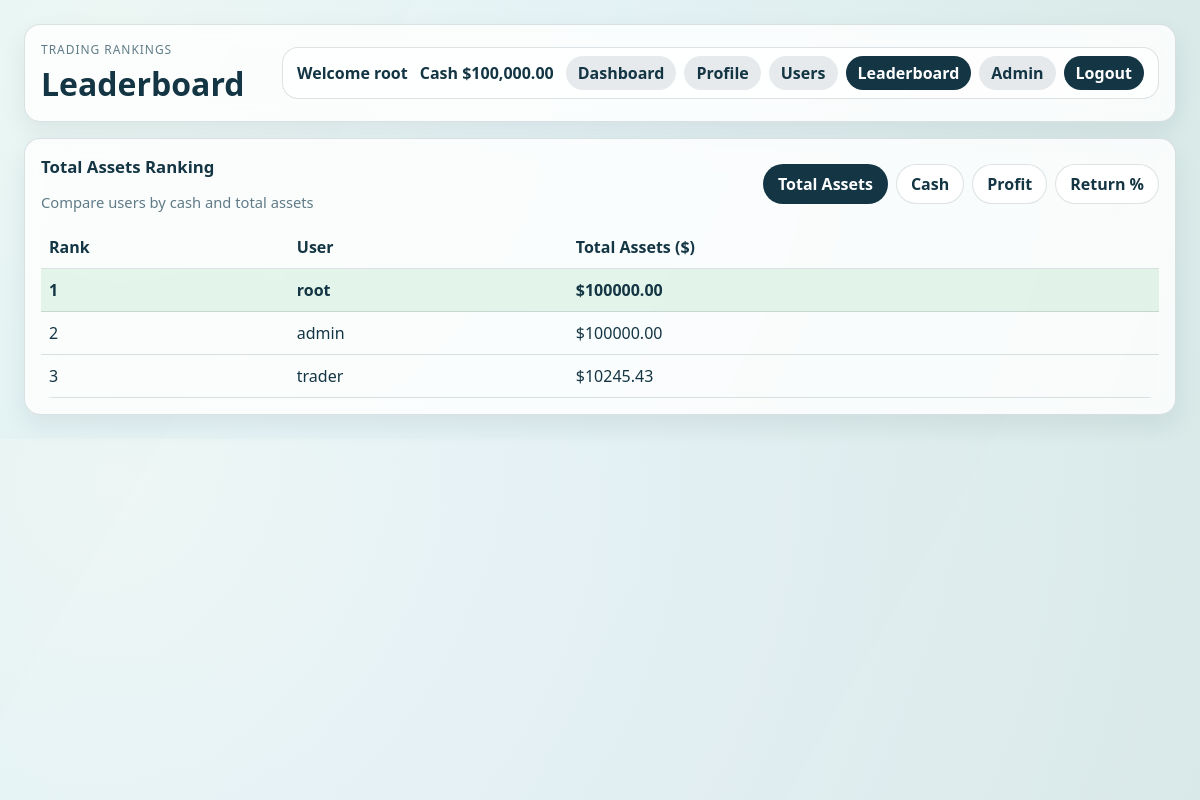
/leaderboard?type=assets (signed in), run on the app's committed database.
### models.py (models this page shows, shortened)
class User(UserMixin, db.Model):
    id = db.Column(db.Integer, primary_key=True)
    username = db.Column(db.String(30), unique=True, nullable=False)
    email = db.Column(db.String(120), unique=True, nullable=False)
    password_hash = db.Column(db.String(255), nullable=False)
    is_admin = db.Column(db.Boolean, nullable=False, default=False)
    cash = db.Column(db.Numeric(12, 2), nullable=False, default=Decimal("10000.00"))
    bio = db.Column(db.String(200), nullable=True, default="")
    avatar_url = db.Column(db.String(500), nullable=True, default="")
    hide_holdings = db.Column(db.Boolean, nullable=False, default=False)
    created_at = db.Column(db.DateTime, nullable=False, default=datetime.utcnow)
    holdings = db.relationship("StockHolding", back_populates="user", cascade="all, delete-orphan")
    transactions = db.relationship("StockTransaction", back_populates="user", cascade="all, delete-orphan")

### app.py (the view)
@app.route("/leaderboard")
@login_required
def leaderboard():
    ranking_type = request.args.get("type", "cash")
    context = get_leaderboard_context(ranking_type, current_user.username)
    return render_template("leaderboard.html", **context)

### app.py (called while the page is built)
@login_manager.user_loader
def load_user(user_id):
    return User.query.get(int(user_id))

### leaderboard.py (called while the page is built)
def calculate_user_metrics(user):
    portfolio = build_portfolio(user.id)
    cash = float(portfolio.get("cash", user.cash))
    total_assets = float(portfolio.get("totalAssets", cash))
    total_profit = float(portfolio.get("totalProfit", 0.0))
    return_percent = (total_assets - INITIAL_CASH) / INITIAL_CASH * 100
    return {
        "username": user.username,
        "email": user.email,
        "cash": cash,
        "total_assets": total_assets,
        "total_profit": total_profit,
        "returnPercent": return_percent
    }

def get_ranking_value(user_data, ranking_type):
    if ranking_type == "assets":
        return user_data["total_assets"]
    elif ranking_type == "profit":
        return user_data["total_profit"]
    elif ranking_type == "return":
        return user_data["returnPercent"]
    else:
        return user_data["cash"]

### stock_simulator.py (called while the page is built)
def get_latest_price(stock_id):
    return (
        StockPrice.query
        .filter_by(stock_id=stock_id)
        .order_by(StockPrice.recorded_at.desc(), StockPrice.id.desc())
        .first()
    )

### trading_service.py (called while the page is built)
def money(value):
    return Decimal(value).quantize(Decimal("0.01"))

def get_current_stock_price(stock_id):
    latest_price = get_latest_price(stock_id)
    if not latest_price:
        return None
    return money(latest_price.price)

### templates/leaderboard.html (shortened to what this page needs)
<!DOCTYPE html>
<html lang="en">
<head>
    <link rel="stylesheet" href="{{ url_for('static', filename='css/dashboard.css') }}">
</head>
<body>
    <div class="dashboard-bg"></div>
    <main class="dashboard">
        <header class="page-header panel">
            <div>
                <p class="kicker">Trading Rankings</p>
                <h1>Leaderboard</h1>
            </div>
            {% include "_main_nav.html" %}
        </header>
        <section class="panel full-span">
            <div class="section-head">
                <div>
                    <h2>{{ title }}</h2>
                    <p class="muted-text">Compare users by cash and total assets</p>
                </div>
                <div class="ranking-tabs">
                    <a href="{{ url_for('leaderboard', type='assets') }}"
                        class="ranking-tab {% if ranking_type == 'assets' %}active{% endif %}">
                        Total Assets
                    </a>
                    <a href="{{ url_for('leaderboard', type='cash') }}"
                        class="ranking-tab {% if ranking_type == 'cash' %}active{% endif %}">
                        Cash
                    </a>
                    <a href="{{ url_for('leaderboard', type='profit') }}"
                        class="ranking-tab {% if ranking_type == 'profit' %}active{% endif %}">
                        Profit
                    </a>
                    <a href="{{ url_for('leaderboard', type='return') }}"
                        class="ranking-tab {% if ranking_type == 'return' %}active{% endif %}">
                        Return %
                    </a>
                </div>
            </div>
            <div class="table-wrap">
                <table>
                    <thead>
                        <tr>
                            <th>Rank</th>
                            <th>User</th>
                            <th>{{ value_label }} ($)</th>
                        </tr>
                    </thead>
                    <tbody>
                        {% if users %}
                            {% for user in users %}
                            <tr class="{% if current_user.is_authenticated and user.username == current_username %}current-user{% endif %}">
                                <td>
                                    {% if loop.index == 1 %}
                                        1
                                    {% elif loop.index == 2 %}
                                        2
                                    {% elif loop.index == 3 %}
                                        3
                                    {% else %}
                                        {{ loop.index }}
                                    {% endif %}
                                </td>
                                <td>{{ user.username }}</td>
                                <td>
                                    {% if ranking_type == "return" %}
                                        {{ "%.2f"|format(user.ranking_value) }}%
                                    {% else %}
                                        ${{ "%.2f"|format(user.ranking_value) }}
                                    {% endif %}
                                </td>
                            </tr>
                            {% endfor %}
                        {% else %}
                            <tr>
                                <td colspan="3">No users available.</td>
                            </tr>
                        {% endif %}
                    </tbody>
                </table>
            </div>
        </section>
    </main>
</body>
</html>

### templates/_main_nav.html
<div class="header-actions">
    <div class="user-panel">
        <div class="user-summary">
            <p class="welcome-text">Welcome {{ current_user.username }}</p>
            <p class="welcome-text">Cash <span id="accountCash">${{ "{:,.2f}".format(current_user.cash|float) }}</span></p>
        </div>
        <nav class="user-links" aria-label="Main navigation">
            <a class="action-link secondary {% if request.endpoint == 'dashboard' %}active{% endif %}" href="{{ url_for('dashboard') }}">Dashboard</a>
            <a class="action-link secondary {% if request.endpoint == 'profile' %}active{% endif %}" href="{{ url_for('profile') }}">Profile</a>
            <a class="action-link secondary {% if request.endpoint == 'users' %}active{% endif %}" href="{{ url_for('users') }}">Users</a>
            <a class="action-link secondary {% if request.endpoint == 'leaderboard' %}active{% endif %}" href="{{ url_for('leaderboard') }}">Leaderboard</a>
            {% if current_user.is_admin %}
                <a class="action-link secondary {% if request.endpoint in ['admin_dashboard', 'admin_users', 'admin_stocks', 'toggle_admin_role'] %}active{% endif %}" href="{{ url_for('admin_dashboard') }}">Admin</a>
            {% endif %}
            <a class="action-link" href="{{ url_for('logout') }}">Logout</a>
        </nav>
    </div>
</div>

### static/css/dashboard.css (style rules this page uses)
:root { --bg-1: #f6fbff; --bg-2: #e8f5f0; --ink: #143543; --muted: #5f7b86; --panel: rgba(255, 255, 255, 0.82); --line: rgba(20, 53, 67, 0.14); --buy: #16a34a; --sell: #dc2626; --up: #16a34a; --down: #dc2626; }
* { box-sizing: border-box; }
body { margin: 0; font-family: "Avenir Next", "Segoe UI", sans-serif; color: var(--ink); background: radial-gradient(circle at 10% 10%, #ffffff 0%, var(--bg-1) 40%, var(--bg-2) 100%); min-width: 320px; }
.dashboard-bg { position: fixed; inset: 0; background-image: linear-gradient(120deg, rgba(12, 158, 108, 0.08) 0%, rgba(19, 73, 125, 0.07) 100%); pointer-events: none; z-index: 0; }
.dashboard { position: relative; z-index: 1; display: grid; gap: 16px; grid-template-columns: repeat(12, 1fr); padding: clamp(12px, 2vw, 24px); max-width: 1280px; margin: 0 auto; }
.panel { background: var(--panel); border: 1px solid var(--line); border-radius: 16px; padding: 16px; backdrop-filter: blur(8px); box-shadow: 0 10px 24px rgba(21, 45, 64, 0.08); }
.page-header { grid-column: 1 / -1; display: flex; justify-content: space-between; align-items: center; gap: 16px; flex-wrap: wrap; }
.page-header > div:first-child { min-width: 220px; }
.header-actions { display: flex; align-items: center; gap: 12px; flex-wrap: wrap; justify-content: flex-end; min-width: min(100%, 680px); }
.user-panel { display: flex; align-items: center; gap: 12px; padding: 8px 14px; border: 1px solid var(--line); border-radius: 16px; background: rgba(255, 255, 255, 0.72); flex-wrap: wrap; justify-content: flex-end; width: 100%; }
.user-summary { display: flex; align-items: center; gap: 12px; flex-wrap: wrap; }
.user-summary .welcome-text:first-child { max-width: 180px; overflow: hidden; text-overflow: ellipsis; white-space: nowrap; }
.welcome-text { margin: 0; font-weight: 600; color: var(--ink); }
.user-links { display: flex; align-items: center; gap: 8px; flex-wrap: wrap; justify-content: flex-end; }
.action-link { display: inline-flex; align-items: center; justify-content: center; min-height: 34px; padding: 0 12px; border-radius: 999px; background: var(--ink); color: #fff; text-decoration: none; font-weight: 600; white-space: nowrap; line-height: 1; }
.action-link.secondary { background: rgba(20, 53, 67, 0.1); color: var(--ink); }
.action-link.active { background: var(--ink); color: #fff; }
.kicker { text-transform: uppercase; letter-spacing: 0.08em; font-size: 0.75rem; color: var(--muted); margin: 0 0 4px; }
h1 { margin: 0; font-size: clamp(1.4rem, 2.8vw, 2rem); }
h2 { margin: 0 0 14px; font-size: 1.05rem; }
.muted-text { margin: 0; color: var(--muted); font-size: 0.92rem; }
.full-span { grid-column: 1 / -1; }
.section-head { display: flex; justify-content: space-between; align-items: center; gap: 12px; flex-wrap: wrap; margin-bottom: 14px; }
table { width: 100%; border-collapse: collapse; min-width: 640px; }
.table-wrap { max-width: 100%; overflow-x: auto; -webkit-overflow-scrolling: touch; border-radius: 12px; }
th, td { text-align: left; padding: 10px 8px; border-bottom: 1px solid var(--line); }
.current-user { background: rgba(22, 163, 74, 0.1); font-weight: 700; }
.ranking-tabs { display: flex; gap: 8px; flex-wrap: wrap; }
.ranking-tab { border: 1px solid var(--line); background: white; color: var(--ink); border-radius: 999px; padding: 8px 14px; text-decoration: none; font-weight: 600; }
.ranking-tab.active { background: var(--ink); color: white; }

### data on the page
User: username "root", cash "100,000.00", ranking_value "100000.00"
User: shows "2", username "admin", ranking_value "100000.00"
User: shows "3", username "trader", ranking_value "10245.43"

### other printed values
{{ title }} "Total Assets Ranking"
{{ value_label }} "Total Assets"
